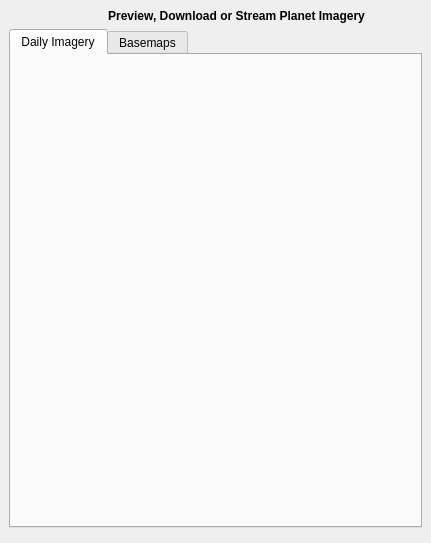
<?xml version="1.0" encoding="UTF-8"?>
<ui version="4.0">
 <class>PlanetExplorerDockWidgetBase</class>
 <widget class="QDockWidget" name="PlanetExplorerDockWidgetBase">
  <property name="geometry">
   <rect>
    <x>0</x>
    <y>0</y>
    <width>431</width>
    <height>543</height>
   </rect>
  </property>
  <property name="windowTitle">
   <string>Planet Explorer</string>
  </property>
  <widget class="QWidget" name="dockWidgetContents">
   <layout class="QVBoxLayout" name="verticalLayout_2">
    <property name="spacing">
     <number>6</number>
    </property>
    <property name="leftMargin">
     <number>0</number>
    </property>
    <property name="topMargin">
     <number>0</number>
    </property>
    <property name="rightMargin">
     <number>0</number>
    </property>
    <property name="bottomMargin">
     <number>0</number>
    </property>
    <item>
     <widget class="QStackedWidget" name="stckdWidgetViews">
      <property name="currentIndex">
       <number>1</number>
      </property>
      <widget class="QWidget" name="pageLogin">
       <layout class="QVBoxLayout" name="verticalLayout">
        <item>
         <widget class="QWidget" name="widgetLogin" native="true">
          <layout class="QVBoxLayout" name="verticalLayout_3">
           <item>
            <widget class="QLabel" name="label_2">
             <property name="pixmap">
              <pixmap resource="../resources/resources.qrc">:/plugins/planet_explorer/planet-logo-dark.svg</pixmap>
             </property>
             <property name="alignment">
              <set>Qt::AlignCenter</set>
             </property>
            </widget>
           </item>
           <item>
            <spacer name="verticalSpacer_2">
             <property name="orientation">
              <enum>Qt::Vertical</enum>
             </property>
             <property name="sizeType">
              <enum>QSizePolicy::Fixed</enum>
             </property>
             <property name="sizeHint" stdset="0">
              <size>
               <width>20</width>
               <height>16</height>
              </size>
             </property>
            </spacer>
           </item>
           <item>
            <widget class="QLineEdit" name="leUser">
             <property name="text">
              <string/>
             </property>
             <property name="placeholderText">
              <string>Email address</string>
             </property>
             <property name="clearButtonEnabled">
              <bool>true</bool>
             </property>
            </widget>
           </item>
           <item>
            <widget class="QgsPasswordLineEdit" name="lePass">
             <property name="placeholderText">
              <string>Password</string>
             </property>
             <property name="clearButtonEnabled">
              <bool>true</bool>
             </property>
             <property name="showLockIcon" stdset="0">
              <bool>true</bool>
             </property>
            </widget>
           </item>
           <item>
            <layout class="QHBoxLayout" name="horizontalLayout">
             <item>
              <widget class="QCheckBox" name="chkBxSaveCreds">
               <property name="toolTip">
                <string>Store credentials in QGIS authentication database</string>
               </property>
               <property name="text">
                <string>Save credentials</string>
               </property>
              </widget>
             </item>
             <item>
              <widget class="QDialogButtonBox" name="buttonBoxLogin">
               <property name="standardButtons">
                <set>QDialogButtonBox::Abort|QDialogButtonBox::Ok</set>
               </property>
              </widget>
             </item>
            </layout>
           </item>
           <item>
            <spacer name="verticalSpacer_3">
             <property name="orientation">
              <enum>Qt::Vertical</enum>
             </property>
             <property name="sizeType">
              <enum>QSizePolicy::Fixed</enum>
             </property>
             <property name="sizeHint" stdset="0">
              <size>
               <width>20</width>
               <height>12</height>
              </size>
             </property>
            </spacer>
           </item>
           <item>
            <widget class="QLabel" name="lblTermsOfService">
             <property name="text">
              <string>By logging in you agree to the &lt;a href=&quot;https://learn.planet.com/QGIS-terms-conditions.html&quot; style=&quot;color: rgb(0, 157, 165);text-decoration: none;&quot;&gt;Terms and Conditions&lt;/a&gt;</string>
             </property>
             <property name="alignment">
              <set>Qt::AlignCenter</set>
             </property>
            </widget>
           </item>
           <item>
            <spacer name="verticalSpacer_4">
             <property name="orientation">
              <enum>Qt::Vertical</enum>
             </property>
             <property name="sizeType">
              <enum>QSizePolicy::Fixed</enum>
             </property>
             <property name="sizeHint" stdset="0">
              <size>
               <width>20</width>
               <height>12</height>
              </size>
             </property>
            </spacer>
           </item>
           <item>
            <widget class="QLabel" name="lblSignUp">
             <property name="text">
              <string>Not a member? &lt;a href=&quot;https://www.planet.com/contact/&quot; style=&quot;color: rgb(0, 157, 165);text-decoration: none;&quot;&gt;Contact us!&lt;/a&gt;</string>
             </property>
             <property name="alignment">
              <set>Qt::AlignCenter</set>
             </property>
             <property name="textInteractionFlags">
              <set>Qt::TextBrowserInteraction</set>
             </property>
            </widget>
           </item>
           <item>
            <widget class="QLabel" name="lblForgotPass">
             <property name="text">
              <string>&lt;a href=&quot;https://www.planet.com/login?mode=reset-password&quot; style=&quot;color: rgb(0, 157, 165);text-decoration: none;&quot;&gt;Forgot password?&lt;/a&gt;</string>
             </property>
             <property name="alignment">
              <set>Qt::AlignCenter</set>
             </property>
             <property name="textInteractionFlags">
              <set>Qt::TextBrowserInteraction</set>
             </property>
            </widget>
           </item>
           <item>
            <spacer name="verticalSpacer">
             <property name="orientation">
              <enum>Qt::Vertical</enum>
             </property>
             <property name="sizeHint" stdset="0">
              <size>
               <width>20</width>
               <height>40</height>
              </size>
             </property>
            </spacer>
           </item>
          </layout>
         </widget>
        </item>
       </layout>
      </widget>
      <widget class="QWidget" name="pageSearch">
       <layout class="QVBoxLayout" name="verticalLayout_7">
        <property name="leftMargin">
         <number>9</number>
        </property>
        <property name="topMargin">
         <number>9</number>
        </property>
        <property name="rightMargin">
         <number>9</number>
        </property>
        <property name="bottomMargin">
         <number>9</number>
        </property>
        <item>
         <widget class="QFrame" name="frameSearch">
          <layout class="QHBoxLayout" name="horizontalLayout_3">
           <property name="spacing">
            <number>6</number>
           </property>
           <property name="leftMargin">
            <number>0</number>
           </property>
           <property name="topMargin">
            <number>0</number>
           </property>
           <property name="rightMargin">
            <number>0</number>
           </property>
           <property name="bottomMargin">
            <number>0</number>
           </property>
           <item>
            <widget class="QLabel" name="lblPLogo">
             <property name="maximumSize">
              <size>
               <width>36</width>
               <height>36</height>
              </size>
             </property>
             <property name="text">
              <string/>
             </property>
             <property name="pixmap">
              <pixmap resource="../resources/resources.qrc">:/plugins/planet_explorer/planet-logo-p.svg</pixmap>
             </property>
             <property name="scaledContents">
              <bool>true</bool>
             </property>
            </widget>
           </item>
           <item>
            <widget class="QLabel" name="label_4">
             <property name="text">
              <string>&lt;b&gt;Preview, Download or Stream Planet Imagery&lt;b/&gt;</string>
             </property>
             <property name="alignment">
              <set>Qt::AlignCenter</set>
             </property>
            </widget>
           </item>
          </layout>
         </widget>
        </item>
        <item>
         <widget class="QTabWidget" name="tabWidgetResourceType">
          <property name="autoFillBackground">
           <bool>true</bool>
          </property>
          <property name="styleSheet">
           <string notr="true"> QTabWidget::tab-bar{alignment:center;}</string>
          </property>
          <property name="currentIndex">
           <number>0</number>
          </property>
          <widget class="QWidget" name="tabWidgetResourceTypePage1">
           <attribute name="title">
            <string>Daily Imagery</string>
           </attribute>
           <layout class="QVBoxLayout" name="verticalLayout_5">
            <property name="spacing">
             <number>0</number>
            </property>
            <property name="leftMargin">
             <number>0</number>
            </property>
            <property name="rightMargin">
             <number>0</number>
            </property>
            <property name="bottomMargin">
             <number>0</number>
            </property>
           </layout>
          </widget>
          <widget class="QWidget" name="tabWidgetResourceTypePage2">
           <attribute name="title">
            <string>Basemaps</string>
           </attribute>
           <layout class="QVBoxLayout" name="verticalLayout_9">
            <property name="leftMargin">
             <number>0</number>
            </property>
            <property name="topMargin">
             <number>0</number>
            </property>
            <property name="rightMargin">
             <number>0</number>
            </property>
            <property name="bottomMargin">
             <number>0</number>
            </property>
           </layout>
          </widget>
         </widget>
        </item>
       </layout>
      </widget>
     </widget>
    </item>
    <item>
     <widget class="QgsMessageBar" name="msgBar"/>
    </item>
   </layout>
  </widget>
 </widget>
 <customwidgets>
  <customwidget>
   <class>QgsPasswordLineEdit</class>
   <extends>QLineEdit</extends>
   <header>qgspasswordlineedit.h</header>
  </customwidget>
  <customwidget>
   <class>QgsMessageBar</class>
   <extends>QFrame</extends>
   <header>qgis.gui</header>
   <container>1</container>
  </customwidget>
 </customwidgets>
 <resources>
  <include location="../resources/resources.qrc"/>
 </resources>
 <connections/>
</ui>
